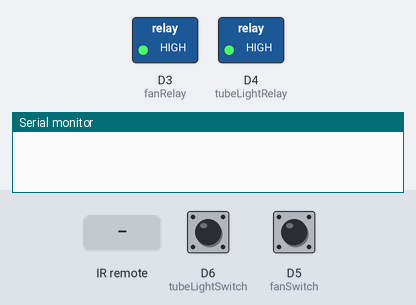
This sketch was run on a simulated ESP8266 (NodeMCU). Shown: switched loads named in the sketch (green lamp = pin HIGH), the last lines printed to the serial monitor. Inputs (shaded band) come from the test bench; at power-on: D6 (tubeLightSwitch) HIGH, D5 (fanSwitch) HIGH. EEPROM starts erased.

Above: at 1.2 s.
1.3 s: D6 (tubeLightSwitch) pulled LOW for 0.3 s
At 1.9 s:
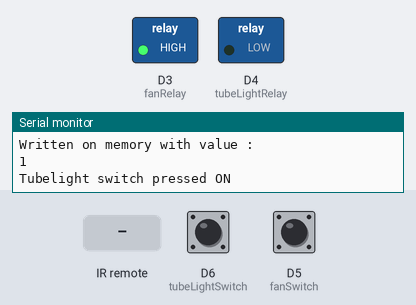
3.5 s: D5 (fanSwitch) pulled LOW for 0.3 s
At 4.0 s:
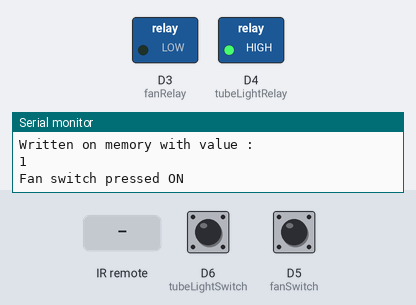
5.6 s: infrared code 0xF30CFF00 received
At 6.5 s:
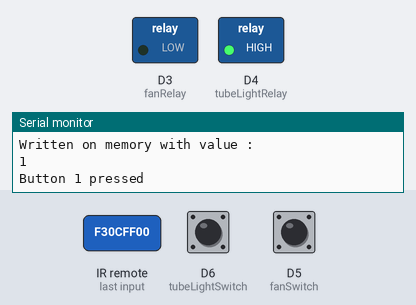
7.2 s: infrared code 0xA15EFF00 received
At 7.8 s:
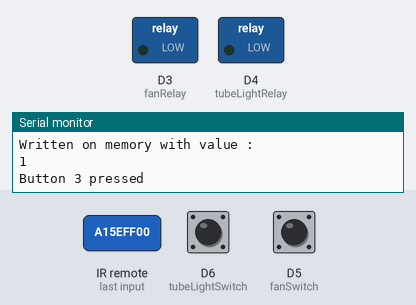
8.7 s: D6 (tubeLightSwitch) pulled LOW for 1 s
At 10.9 s:
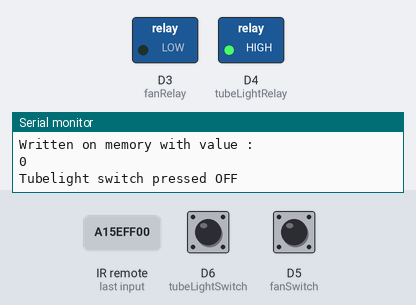
11.2 s: D6 (tubeLightSwitch) pulled LOW for 3.2 s
At 12.4 s:
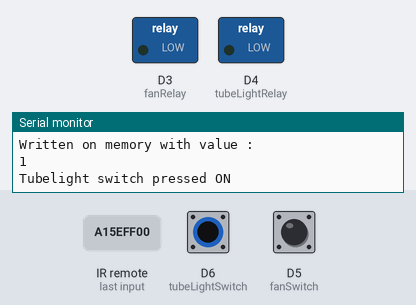
Timing chart, 0 to 16.3 s (numbered marks = the images above; inputs shaded):
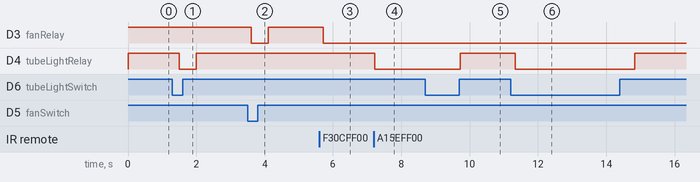

Measured:
- after the input at 1.3 s, D4 (tubeLightRelay): HIGH → LOW after 0.20 s, → HIGH 0.50 s later
- after the input at 3.5 s, D3 (fanRelay): HIGH → LOW after 0.11 s, → HIGH 0.50 s later
- after the input at 5.6 s, D3 (fanRelay): HIGH → LOW after 0.12 s
- after the input at 7.2 s, D4 (tubeLightRelay): HIGH → LOW at once
- after the input at 8.7 s, D4 (tubeLightRelay): LOW → HIGH after 1.0 s
- after the input at 11.2 s, D4 (tubeLightRelay): HIGH → LOW after 0.13 s, → HIGH 3.5 s later

The sketch:

masterBedRoomHomeAutomation.ino
```cpp
/*************************************************************
  Filename - MBR and GBR switch remote - NodeMCU version
  Description - Designed for special requirement where master switch panel is not easily accessible.
  Requirement -
    > Maintain the device state inside ESP 8266 EEPROM memory.
  version - 2.0.0
 *************************************************************/

#include <IRremote.h>
#include <EEPROM.h>

// Reciver GPIO pin
IRrecv IR(D7);

#define fanRelay D3
#define tubeLightRelay D4
#define fanSwitch D5
#define tubeLightSwitch D6

// Tell whether FAN/ Tubeligh are On/ Off
boolean isFanOn = false;
boolean isTubelightOn = false;

// Memory addresses to maintain states of all devices
// ESP8266 takes 4 bytes of memory for allocation
int fanMemAddr = 0;
int tubeMemAddr = 4;

void setup() {
    // ESP8266 have 512 bytes of internal EEPROM
    EEPROM.begin(512);
    Serial.begin(9600);

    IR.enableIRIn();

    pinMode(fanRelay, OUTPUT);
    pinMode(tubeLightRelay, OUTPUT);

    pinMode(fanSwitch, INPUT_PULLUP);
    pinMode(tubeLightSwitch, INPUT_PULLUP);

    // By Default, all devices switched off
    digitalWrite(fanRelay, HIGH);
    digitalWrite(tubeLightRelay, HIGH);

    // Turn On devices in case of power restoration
    actionBasedOnDeviceState();
}

/*
* @function writeMemory
* @description Method used to write on EEPROM memory only if the value is different. it will help to keep write cycle count minimum.
* @param {int} addr Memory Address
* @param {int} writeValue indicate the value to be written on memory location
*/
void writeMemory(int addr, int writeValue) {
    // Write operation only when there is change in value
    if (readMemory(addr) != writeValue) {
        Serial.println("Written on memory with value : ");
        Serial.println(writeValue);
        // Write the memory address
        EEPROM.write(addr, writeValue);
        EEPROM.commit();
    }
}

/*
* @function readMemory
* @description Method used to read from EEPROM memory
* @param {int} addr Memory Address
* @return {int} the value written on given memory location
*/
int readMemory(int addr) {
    // Read the memory address
    return EEPROM.read(addr);
}

/*
* @function actionBasedOnDeviceState
* @description Method used to check if any previouly unclosed device status, if found then turn On the device
*/
void actionBasedOnDeviceState() {
    // Check for the fan last state
    if (readMemory(fanMemAddr) == 1) {
        Serial.println("Found : Earlier Fan was switched ON");
        turnDevice(fanRelay, 1);
    }

    if (readMemory(tubeMemAddr) == 1) {
        Serial.println("Found : Earlier tube light was switched ON");
        turnDevice(tubeLightRelay, 1);
    }
}

// Int turndeviceON [0 to switch OFF the device | 1 to switch ON the device]
void turnDevice(int deviceRelayName, int turndeviceON) {
    // Turn ON/ OFF the devices
    digitalWrite(deviceRelayName, turndeviceON ? LOW : HIGH);

    // Now read/ write from memory
    writeMemory(deviceRelayName == D3 ? fanMemAddr : tubeMemAddr, turndeviceON);
}

void loop() {
    // Handles all Infrared remote operations
    if (IR.decode()) {
        Serial.println(IR.decodedIRData.decodedRawData, HEX);

        // TODO - Read and write the approriate code for buttons
        // Switch On the FAN When IR remote button 1 is pressed
        if (IR.decodedIRData.decodedRawData == 0xF30CFF00) {
            turnDevice(fanRelay, 1);
            Serial.println("Button 1 pressed");
        }

        // Switch Off the FAN When IR remote button 2 is pressed
        if (IR.decodedIRData.decodedRawData == 0xE718FF00) {
            turnDevice(fanRelay, 0);
            Serial.println("Button 2 pressed");
        }

        // Switch On the TubeLight When IR remote button 3 is pressed
        if (IR.decodedIRData.decodedRawData == 0xA15EFF00) {
            turnDevice(tubeLightRelay, 1);
            Serial.println("Button 3 pressed");
        }

        // Switch Off the Tubelight When IR remote button 4 is pressed
        if (IR.decodedIRData.decodedRawData == 0xF708FF00) {
            turnDevice(tubeLightRelay, 0);
            Serial.println("Button 4 pressed");
        }

        IR.resume();
  }

  // Handles all wall switch operations
  if (digitalRead(fanSwitch) == LOW && !isFanOn) {
      // Turn ON the device by making relay LOW
      // Turn OFF the device by making relay HIGH
      turnDevice(fanRelay, 1);
      Serial.println("Fan switch pressed ON");

      // Set the flag true
      isFanOn = true;
  }

  // when FAN switch OFF
  if (digitalRead(fanSwitch) == HIGH && isFanOn) {
      turnDevice(fanRelay, 0);
      Serial.println("Fan switch pressed OFF");

      // Set the flag false
      isFanOn = false;
      delay(100);
  }

  // when TubeLight switch ON
  if (digitalRead(tubeLightSwitch) == LOW && !isTubelightOn) {
      turnDevice(tubeLightRelay, 1);
      Serial.println("Tubelight switch pressed ON");
      // Set the flag true
      isTubelightOn = true;
  }

  // when TubeLight switch OFF
  if (digitalRead(tubeLightSwitch) == HIGH && isTubelightOn) {
      turnDevice(tubeLightRelay, 0);
      Serial.println("Tubelight switch pressed OFF");
      // Set the flag false
      isTubelightOn = false;
      delay(100);
  }

  delay(500);
}
```
